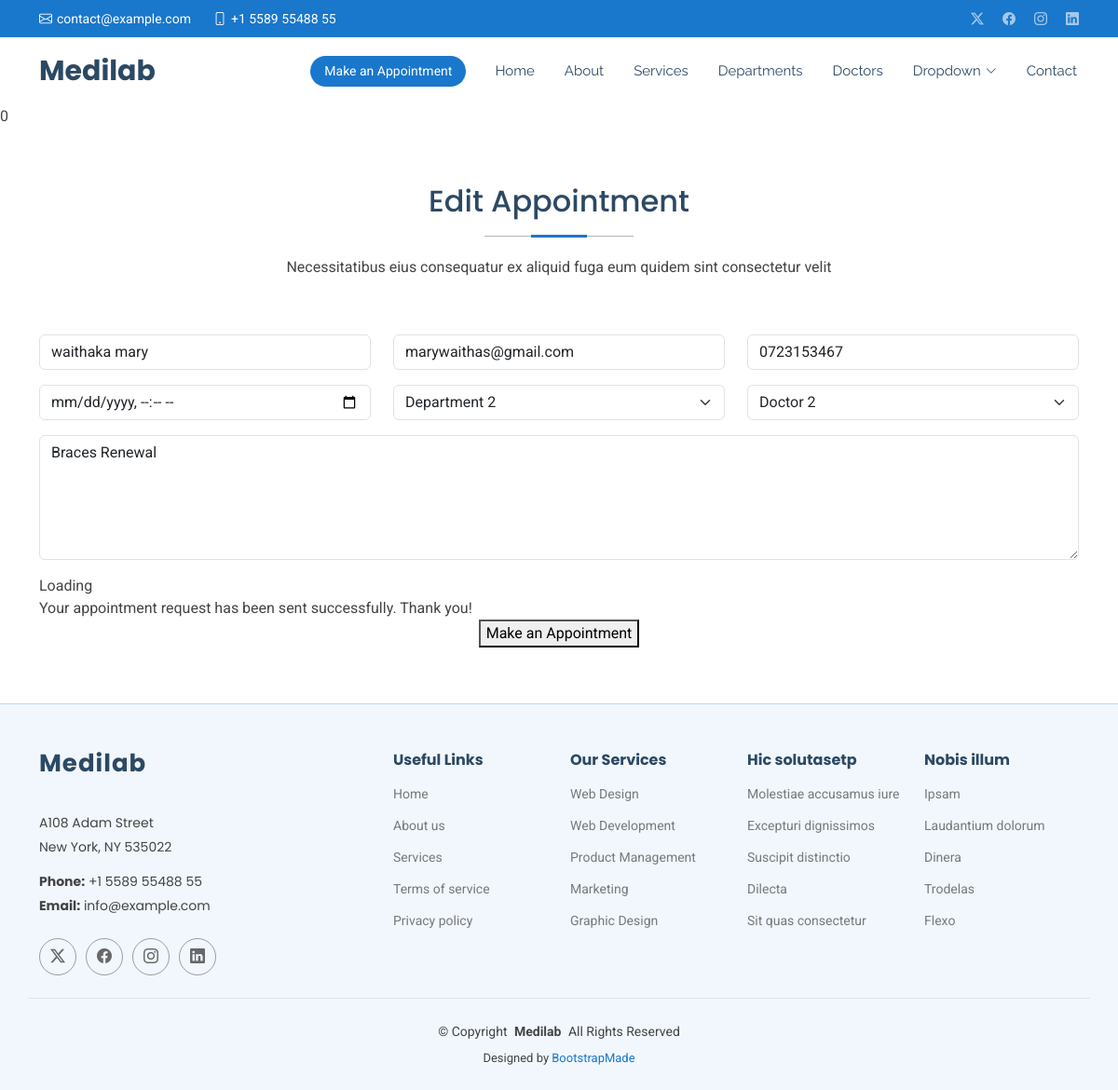
The app's page /edit/3, older data.
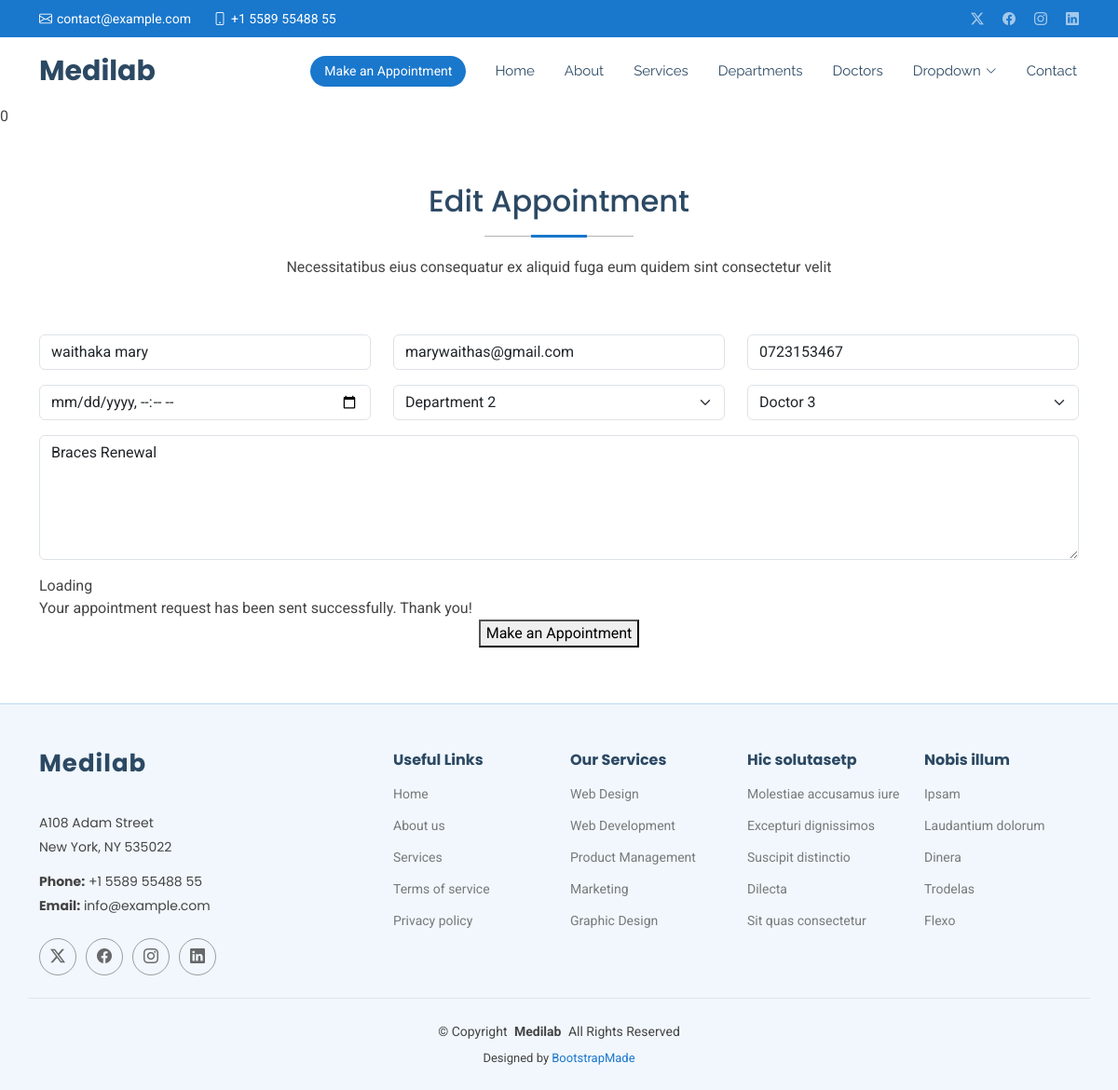
The same page, newer data.
### Hospitalapp/models.py (models this page shows, shortened)
class Appointment(models.Model):
    name=models.CharField(max_length=40)
    email=models.EmailField()
    phone=models.CharField(max_length=40)
    date=models.DateTimeField()
    department=models.CharField(max_length=40)
    doctor=models.CharField(max_length=40)
    message=models.TextField()

### Hospitalapp/views.py (the view)
# urls.py: path('edit/<int:id>', views.edit,name='edit'),
def edit (request,id):
    editinfo = get_object_or_404(Appointment,id=id)
    if request.method ==  'POST':
        editinfo.name = request.POST.get('name')
        editinfo.email = request.POST.get('email')
        editinfo.phone = request.POST.get('phone')
        editinfo.date = request.POST.get('date')
        editinfo.department = request.POST.get('department')
        editinfo.doctor = request.POST.get('doctor')
        editinfo.message = request.POST.get('message')
        editinfo.save()
        return redirect('/show')
    else:
        return render(request,'edit.html',{'editinfo':editinfo})

### templates/edit.html (shortened to what this page needs)
{% extends  'starter-page.html' %}
{% load static %}
{% block content%}
    <section id="appointment" class="appointment section">
      <div class="container section-title" data-aos="fade-up">
        <h2>Edit Appointment</h2>
        <p>Necessitatibus eius consequatur ex aliquid fuga eum quidem sint consectetur velit</p>
      </div>
      <div class="container" data-aos="fade-up" data-aos-delay="100">
        <form  method="post">
          <div class="row">
            <div class="col-md-4 form-group">
              <input type="text"  value="{{ editinfo.name }}"   name="name" class="form-control" id="name" placeholder="Your Name" required="">
            </div>
            <div class="col-md-4 form-group mt-3 mt-md-0">
              <input type="email"   value="{{ editinfo.email }}"  class="form-control" name="email" id="email" placeholder="Your Email" required="">
            </div>
            <div class="col-md-4 form-group mt-3 mt-md-0">
              <input type="tel"  value="{{ editinfo.phone }}"  class="form-control" name="phone" id="phone" placeholder="Your Phone" required="">
            </div>
          </div>
          <div class="row">
            <div class="col-md-4 form-group mt-3">
              <input type="datetime-local"    name="date" class="form-control datepicker" id="date" placeholder="Appointment Date" required="">
            </div>
            <div class="col-md-4 form-group mt-3">
              <select name="department" id="department" class="form-select" required="">
                <option value="Department 2" {% if editinfo.department == "Department 2"%}
                	selected
                {% endif %} >Department 2</option>
              </select>
            </div>
            <div class="col-md-4 form-group mt-3">
              <select name="doctor" id="doctor" class="form-select" required="">
                <option value="Doctor 2" {% if editinfo.doctor == "Doctor 2" %}
                	selected
                {% endif %} >Doctor 2</option>
                <option value="Doctor 3" {% if editinfo.doctor == "Doctor 3" %}
                	selected
                {% endif %} >Doctor 3</option>
              </select>
            </div>
          </div>
          <div class="form-group mt-3">
            <textarea class="form-control" name="message" rows="5" placeholder="Message (Optional)">{{ editinfo.message }}</textarea>
          </div>
          <div class="mt-3">
            <div class="loading">Loading</div>
            <div class="sent-message">Your appointment request has been sent successfully. Thank you!</div>
            <div class="text-center"><button type="submit">Make an Appointment</button></div>
          </div>
        </form>
      </div>
    </section>
{%endblock%}

Row changes from the older to the newer data that the page shows:
changed Appointment "waithaka mary": doctor "Doctor 2" → "Doctor 3"
